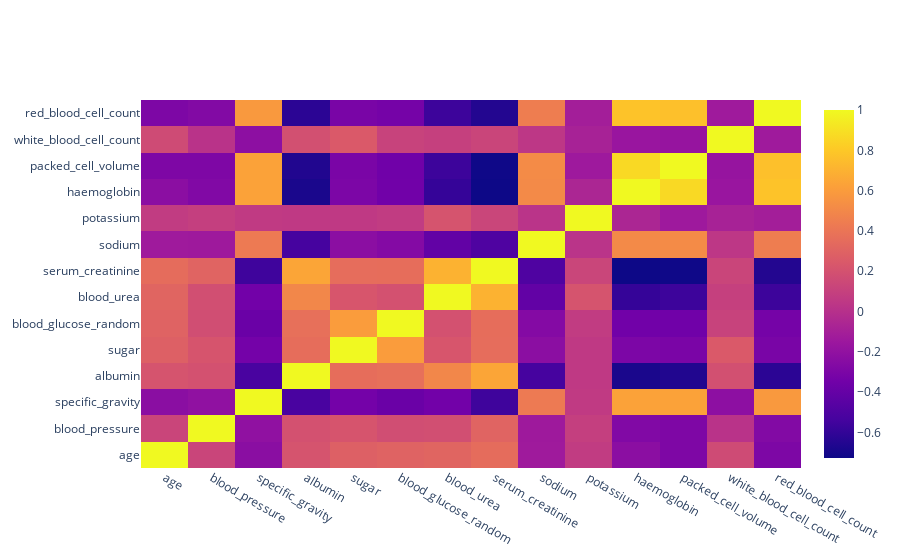

Write notebook code for a chart like this one.
### Code cell
fig = go.Figure(data= go.Heatmap(x = corr.columns, y = corr.index, z = corr.values))
fig.show()

### Figure 1 — Plotly figure (JSON) as saved in the notebook; plotly's stock layout.template omitted (floating-point values rounded to 4 significant figures; data arrays with more than 128 entries replaced by an {"elided": "..."} marker saying what was removed)
{"data": [{"type": "heatmap", "x": ["age", "blood_pressure", "specific_gravity", "albumin", "sugar", "blood_glucose_random", "blood_urea", "serum_creatinine", "sodium", "potassium", "haemoglobin", "packed_cell_volume", "white_blood_cell_count", "red_blood_cell_count"], "y": ["age", "blood_pressure", "specific_gravity", "albumin", "sugar", "blood_glucose_random", "blood_urea", "serum_creatinine", "sodium", "potassium", "haemoglobin", "packed_cell_volume", "white_blood_cell_count", "red_blood_cell_count"], "z": {"elided": "14x14 float values"}}], "layout": {}}
